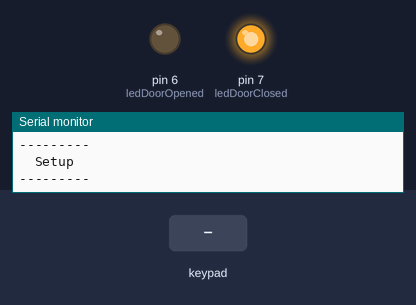
A sketch run on a simulated Arduino Uno, built with avr-gcc and run on an emulated ATmega328P. Shown: output pins drawn as LEDs (lit = HIGH), the last lines printed to the serial monitor. Dashed ring = blinking. Inputs (shaded band) come from the test bench.

Above: at 1.2 s.
1.3 s: keypad keys 2 3 4 5 pressed 0.4 s apart
At 3.3 s:
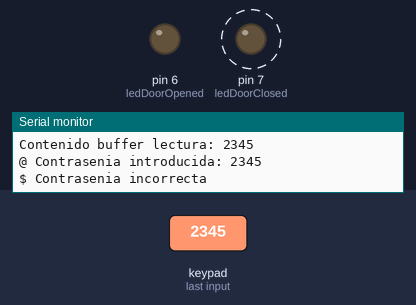
5.9 s: keypad keys 9 8 7 6 pressed 0.4 s apart
At 10.2 s:
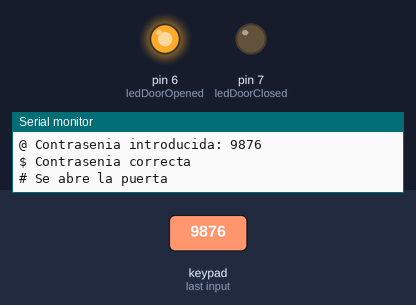
10.5 s: key 'A' pressed
13.5 s: key 'B' pressed
15.6 s: key 'C' pressed
17.1 s: keypad keys 9 8 7 6 # pressed 0.4 s apart
At 19.7 s:
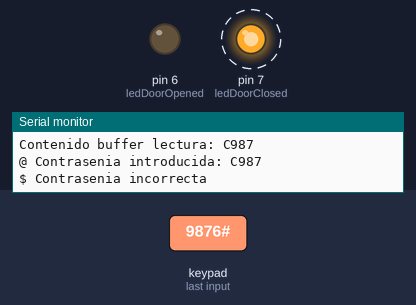
Timing chart, 0 to 23.4 s (numbered marks = the images above; inputs shaded):
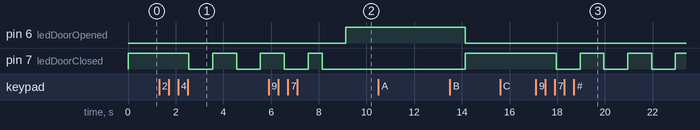

The sketch:

Ejercicio2.3.ino
```cpp
/*
   Circuito disponible en Tinkercad en el siguiente enlace:
   https://www.tinkercad.com/things/hlJc0ERJcDu

   La sección "Código" está vacía. Hay que copiar el código de
   este fichero e introducirlo ahí para probar el funcionamiento.
*/

#include <Keypad.h>

// Pines utilizados para los estados abierto y cerrado de la puerta
const int ledDoorOpened = 6; // es un led rojo, que cuando está encendido indica puerta abierta/abriéndose
const int ledDoorClosed = 7; // es un led verde, que cuando está encendido indica puerta cerrada/cerrándose

// Teclado
const byte numRows = 4; // numero de filas del teclado
const byte numColumns = 4; // numero de columnas del teclado
// Matriz con todas las teclas del teclado
char keys[numRows][numColumns] = {
  {'1', '2', '3', 'A'},
  {'4', '5', '6', 'B'},
  {'7', '8', '9', 'C'},
  {'*', '0', '#', 'D'}
};
byte rowsPins[numRows] = {2, 3, 4, 5}; // Pines utilizados para las filas
byte columnsPins[numColumns] = {A0, A1, A2, A3}; // Pines utilizados para las columnas

// Indica el estado de la puerta (abierta/cerrada)
boolean doorIsOpened = false;
// Almacena el instante en el que se abrió la puerta en milisegundos
double timeDoorWasOpened;
// Almacena la contraseña
String password = "9876";

// Buffer de lectura en el que iremos almacenando todas las teclas que pulsa el usuario
String readingBuffer = "";

// Creamos un objeto Keypad que representa el teclado
Keypad _keypad = Keypad(makeKeymap(keys), rowsPins, columnsPins, numRows, numColumns);

void setup() {
  Serial.begin(9600);
  Serial.println("\n---------\n  Setup\n---------");

  // Salidas de los leds
  pinMode(ledDoorOpened, OUTPUT);
  pinMode(ledDoorClosed, OUTPUT);

  // Inicialmente la puerta está cerrada
  digitalWrite(ledDoorClosed, HIGH);
}

void loop() {
  // Comprobamos si la puerta está abierta y han pasado los 5 segundos
  checkIfTimeHasPassed();

  // Comprobamos si se pulsa el teclado
  checkKeystrokes();
}

void checkIfTimeHasPassed() {
  // Si la puerta está abierta y han pasado 5 segundos desde que se abrió
  if (doorIsOpened && millis() - timeDoorWasOpened >= 5000) {
    Serial.println("\n> Se acaban los 5 segundos de apertura");
    // Se cierra la puerta
    closeTheDoor();
  }
}

void checkKeystrokes() {
  // Obtenemos la tecla pulsada (devuelve '\0' si no se pulsó ninguna)
  char key = _keypad.getKey();

  // Si se pulsó alguna tecla
  if (key != '\0') {
    userHasPressedAKey(key);
  }
}

void userHasPressedAKey(char key) {
  Serial.println("Tecla pulsada: " + String(key));

  // Si la puerta está cerrada
  if (!doorIsOpened) {
    userHasPressedAKeyWhileDoorWasClosed(key);
  }
  // Si la puerta está abierta y se pulsa la tecla C
  else if (doorIsOpened && key == 'C') {
    Serial.println("\n> Se fuerza al cierre de la puerta");
    // Se cierra la puerta
    closeTheDoor();
  }
}

void userHasPressedAKeyWhileDoorWasClosed(char key) {
  // Se añade la tecla al buffer
  readingBuffer = readingBuffer + key;
  Serial.println("Contenido buffer lectura: " + readingBuffer);

  // Si se han introducido 4 teclas
  if (readingBuffer.length() == 4) {
    userHasIntroducedAPassword();
  }
}

void userHasIntroducedAPassword(){
  Serial.println("\n@ Contrasenia introducida: " + readingBuffer);

  // Si la contraseña introducida coincide con la correcta
  if (readingBuffer == password) {
    userHasIntroducedCorrectPassword();
  }
  // Si la contraseña introducida NO coincide con la correcta
  else {
    userHasIntroducedWrongPassword();
  }
}

void userHasIntroducedCorrectPassword() {
  Serial.println("\n$ Contrasenia correcta");

  // Se resetea el buffer
  readingBuffer = "";

  // Se apaga el led verde un segundo
  switchOffGreenLedFor1Second();

  // Abrimos la puerta durante 5 segundos
  openTheDoorFor5Seconds();
}

void userHasIntroducedWrongPassword() {
  Serial.println("\n$ Contrasenia incorrecta\n");

  // Se resetea el buffer
  readingBuffer = "";

  // El led verde parpadea 3 veces y se queda encendido
  blinkGreenLed3Times();
}

void openTheDoorFor5Seconds() {
  Serial.println("\n# Se abre la puerta");

  // Se encienden/apagan los leds correspondientes
  digitalWrite(ledDoorClosed, LOW);
  digitalWrite(ledDoorOpened, HIGH);

  // Se indica que la puerta está abierta y se almacena el momento en el que se abrió
  doorIsOpened = true;
  timeDoorWasOpened = millis();
}

void closeTheDoor() {
  Serial.println("# Se cierra la puerta\n");

  // Se encienden/apagan los leds correspondientes
  digitalWrite(ledDoorClosed, HIGH);
  digitalWrite(ledDoorOpened, LOW);

  // Se indica que la puerta está cerrada
  doorIsOpened = false;
}

void blinkGreenLed3Times(){
  // Durante este tiempo no se procesan las teclas pulsadas, porque no se ejecuta el método loop
  blinkGreenLed();
  delay(1000);
  blinkGreenLed();
  delay(1000);
  blinkGreenLed();
}

void blinkGreenLed(){
  switchOffGreenLedFor1Second();
  digitalWrite(ledDoorClosed, HIGH);
}

void switchOffGreenLedFor1Second(){
  // Durante este tiempo no se procesan las teclas pulsadas, porque no se ejecuta el método loop
  digitalWrite(ledDoorClosed, LOW);
  delay(1000);
}
```

Measured:
- after the input at 1.3 s, pin 7 (ledDoorClosed): alternates HIGH for 1.0 s and LOW for 1.0 s, starting after 1.3 s
- after the input at 5.9 s, pin 6 (ledDoorOpened): LOW → HIGH after 3.2 s
- after the input at 17.1 s, pin 7 (ledDoorClosed): alternates HIGH for 1.0 s and LOW for 1.0 s, starting after 0.86 s
